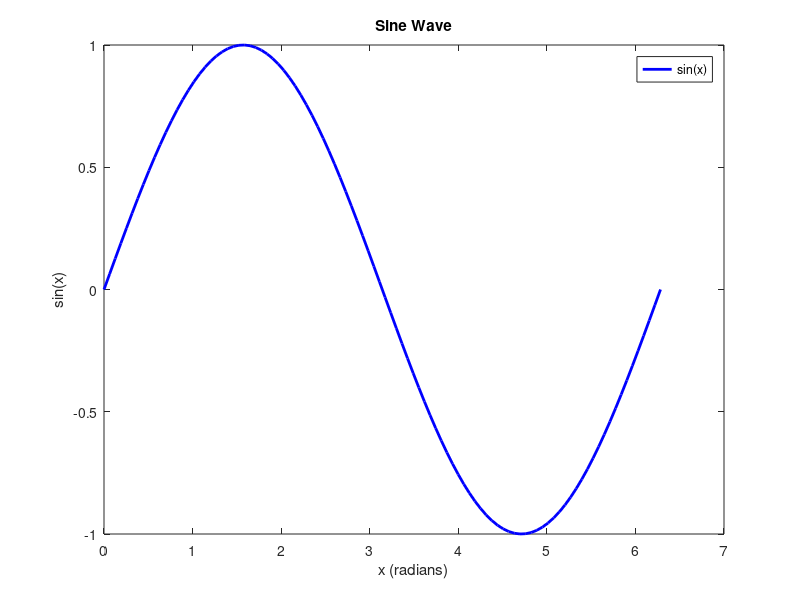

The MATLAB source for this figure:
%% Part 1 
C = {20, 'Hello', [1, 2, 3], pi};  
disp('Cell Array Element 2:')
disp(C{2})                        
disp('Second element of cell 3:')
disp(C{3}(2))                    

%% Part 2 
person.name = 'Mohamed';
person.age = 21;
person.city = 'Minuf';
disp('Person Info:')
disp(['Name: ', person.name])
disp(['Age: ', num2str(person.age)])
disp(['City: ', person.city])

%% Part 3
name = 'Mohamed';
surname = ' Harhash';
fullName = [name surname];
disp('Full Name:')
disp(fullName)

%% Part 4
number = 7;
if mod(number, 2) == 0
    disp('The number is even.')
else
    disp('The number is odd.')
end

%% Part 5
disp('Counting from 1 to 10:')
for i = 1:10
    disp(['Number: ', num2str(i)])
end

%% Part 6 
x = linspace(0, 2*pi, 100);
y = sin(x);
plot(x, y, 'b-', 'LineWidth', 2);
xlabel('x (radians)');
ylabel('sin(x)');
title('Sine Wave');
legend('sin(x)');
